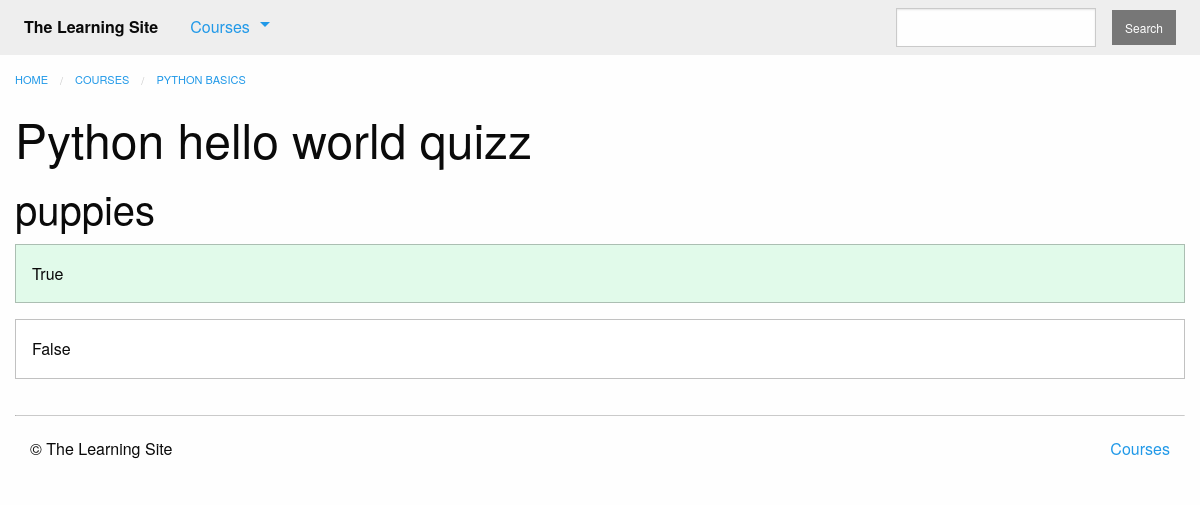
The page /courses/1/q1/ on the database its author committed.
### courses/models.py (models this page shows, shortened)
class Step(models.Model):
    title = models.CharField(max_length=255)
    description = models.TextField()
    order = models.IntegerField(default=0)
    course = models.ForeignKey(Course)
    class Meta:
        abstract = True
        ordering = ['order',]

class Quiz(Step):
    total_questions = models.IntegerField(default=4)
    times_taken = models.IntegerField(default=0, editable=False)
    class Meta:
        verbose_name_plural = "Quizzes"

class Course(models.Model):
    created_at = models.DateTimeField(auto_now_add=True)
    title = models.CharField(max_length=255)
    description = models.TextField()
    is_live = models.BooleanField(default=False)
    status = models.CharField(max_length=1, choices=STATUS_CHOICES, default='i')

class Question(models.Model):
    quiz = models.ForeignKey(Quiz)
    order = models.IntegerField(default=0)
    prompt = models.TextField()
    class Meta:
        ordering = ['order',]

class Answer(models.Model):
    question = models.ForeignKey(Question)
    order = models.IntegerField(default=0)
    text = models.CharField(max_length=255)
    correct = models.BooleanField(default=False)
    class Meta:
        ordering = ['order',]

### courses/views.py (the view)
# urls.py: url(r'(?P<course_pk>\d+)/q(?P<step_pk>\d+)/$', views.quiz_detail,
def quiz_detail(request, course_pk, step_pk):
    try:
        step = models.Quiz.objects.select_related(
            'course'
        ).prefetch_related(
            'question_set',
            'question_set__answer_set',
        ).get(
            course_id=course_pk,
            pk=step_pk,
            course__status='p'
        )
    except models.Quiz.DoesNotExist:
        raise Http404
    else:
        return render(request, 'courses/quiz_detail.html', {'step': step})

### courses/templatetags/course_extras.py (called while the page is built)
@register.inclusion_tag('courses/course_nav.html')
def nav_courses_list():
    courses = Course.objects.filter(
        status='p'
    ).order_by(
        '-created_at'
    ).values(
        'id', 'title'
    )[:5]
    return {'courses': courses}

### courses/templates/courses/quiz_detail.html (shortened to what this page needs)
{% extends "courses/layout.html" %}
{% load course_extras %}
{% block breadcrumbs %}
    <li><a href="{% url 'courses:detail' pk=step.course.pk %}">{{ step.course.title }}</a></li>
{% endblock %}
{% block content %}
    <div class="row columns">
        <article>
            {{ block.super }}
            <h1>{{ step.title }}</h1>
            <ul class="no-bullet">
                {% for question in step.question_set.all %}
                <li>
                    <h2>{{ question.prompt }}</h2>
                    {% for answer in question.answer_set.all %}
                        <div class="callout {% if answer.correct %}success{% endif %}">{{ answer.text }}</div>
                    {% endfor %}
                </li>
                {% endfor %}
            </ul>
        </article>
    </div>
{% endblock %}

### courses/templates/courses/layout.html (shortened to what this page needs)
{% extends "layout.html" %}
{% block content %}
    <ul class="breadcrumbs">
        <li><a href="{% url 'home' %}">Home</a></li>
        <li><a href="{% url 'courses:list' %}">Courses</a></li>
        {% block breadcrumbs %}{% endblock %}
    </ul>
{% endblock %}

### templates/layout.html (shortened to what this page needs)
<!doctype html>
{% load static from staticfiles %}
{% load course_extras %}
<html class="no-js" lang="en">
    <head>
        <link rel="stylesheet" href="{% static 'css/foundation.min.css' %}">
        <link rel="stylesheet" href="{% static 'css/layout.css' %}">
    </head>
    <body>
        <nav class="top-bar" role="navigation">
            <section class="top-bar-left">
                <ul class="dropdown menu" data-dropdown-menu role="menubar">
                    <li class="menu-text">The Learning Site</li>
                    <li class="has-submenu">
                        <a href="#">Courses</a>
                    </li>
                </ul>
            </section>
            <section class="top-bar-right">
                <form action="{% url 'courses:search' %}" method="GET">
                    <ul class="menu">
                        <li><input type="search" name="q"></li>
                        <li><button type="button" class="secondary small button">Search</button></li>
                    </ul>
                </form>
            </section>
        </nav>
        {% block content %}{% endblock %}
        <footer class="row columns">
            <hr/>
            <div class="small-6 columns">
                <p>&copy; The Learning Site</p>
            </div>
            <div class="small-6 columns">
                <ul class="inline-list no-bullet float-right">
                    <li><a href="{% url 'courses:list' %}">Courses</a></li>
                </ul>
            </div>
        </footer>
    </body>
</html>

### assets/css/layout.css (style rules this page uses)
.top-bar { margin-bottom: 1rem; }

### rows shown on the page
Quiz: course "PYTHON BASICS", title "Python hello world quizz"
Question: prompt "puppies"
Answer: text "True"
Answer: text "False"
